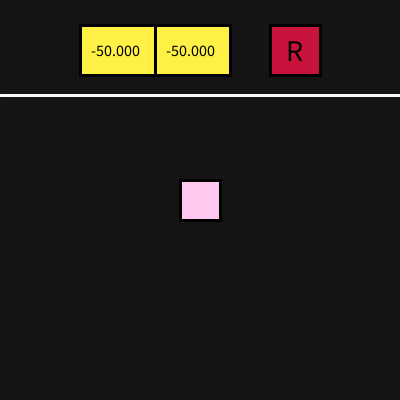
Frame 1 (no input)
Frame 60 (the mouse pressed at the canvas centre just before this capture): identical to frame 1, image omitted
Frame 120 (the mouse held since frame 60 and released just before this capture): identical to frame 1, image omitted

The Processing sketch that drew this single still picture (run headless with seeded random() and noise(); from frame 60 on, the mouse is pressed at the canvas centre):

// Processing sketch: Algoritma_Pencarian_Kotak_Biru
// ── Algoritma_Pencarian_Kotak_Biru.pde

float x_prediksi = 20, y_prediksi = 20;
float x_sebenarnya = -50, y_sebenarnya = -50; 
float resultan_actual, resultan_predict;

float nilai = 100;
float gradien = 2, error;
float x_kof = 100, y_kof = 100;

int cT = 200;
int val = 0;

void setup () {
  
  size (400,400);
  rectMode (CENTER);
  strokeWeight (3);
  
  textAlign (CENTER, CENTER);
  
}

void draw () {

  background (20);  
  Itung ();
  Aktivitas ();
  
}

float fungsi_x (float x, float m) {
  return m * x;
}

float fungsi_y (float y, float m) {
  return m * y;
}
float fungsi_resultan (float x, float y) {
  return sqrt ((x*x) + (y*y)) * 0.1;
}

void Itung () {
  
  stroke (0);
  
  // Tombol
  
  fill (cT,20,60);
  rect (295,50,50,50);
  fill (0);
  textSize (30);
  text ("R",295,50);
  
  // Nilai
  
  fill (255,240,70);
  rect (width/2-45,50,150,50);
  
  stroke (250);
  line (0,95,width,95);
  stroke (0);
  line (width/2-45,50-25,width/2-45,50+25);
    
  // Perintah 
  
  x_prediksi = fungsi_x (x_kof,gradien);
  y_prediksi = fungsi_y (y_kof,gradien);
  
  if (mouseX >= 295-25 && mouseX <= 295+25 && mouseY >= 50-25 && mouseY <= 50+25) {
    cT = 255;
    
    if (mousePressed) {
      
      x_sebenarnya = random (35,width-30);
      y_sebenarnya = random (125,height-30);
            
      val = 1;
    
    }
    
  } 
  else {
    cT = 200;
  }
  
  fill (0);
  textSize (16);
  text (x_sebenarnya, width/2-85, 50);
  text (y_sebenarnya, width/2-10, 50); 
  
}

void Aktivitas () {

  resultan_actual = fungsi_resultan (x_sebenarnya, y_sebenarnya);
  resultan_predict = fungsi_resultan (x_prediksi, y_prediksi);
  
  error = abs (resultan_actual - resultan_predict);
  println (error);
  
  // Sebenarnya
  
  stroke (0);
  
  fill (#1AFFAD);
  rect (x_sebenarnya, y_sebenarnya, 40,40);
  
  // Prediksi
  
  fill (#FFC9EF);
  rect (x_prediksi, y_prediksi, 40,40);
  
  /*
  while (error > 0) {
    
    gradien += 0.01;
    println (error);
  
  }
  */
  
    
}
